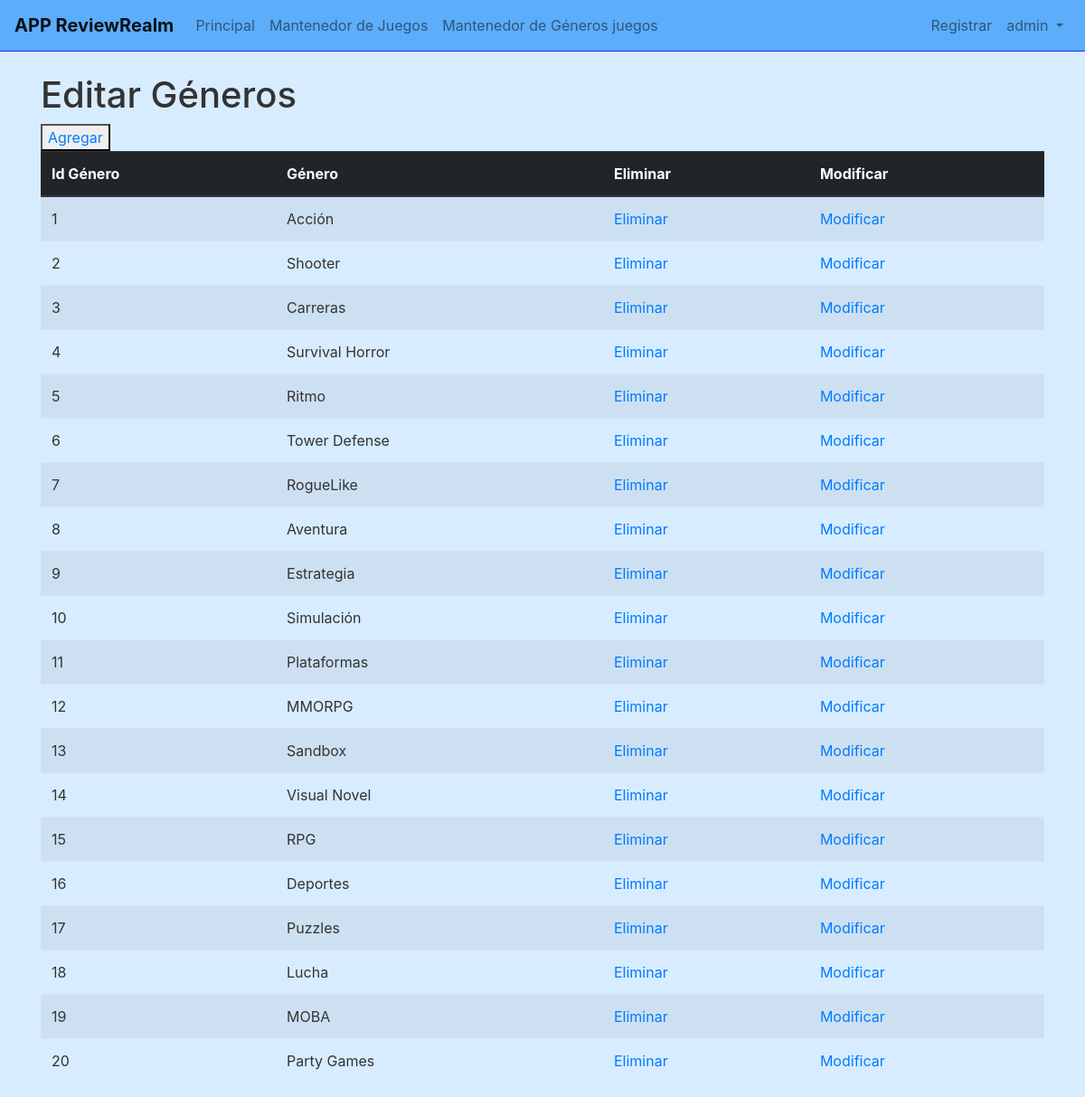
/ReviewRealm/Administrador/crud_generos_juegos (signed in), run on an earlier commit of the app's database.
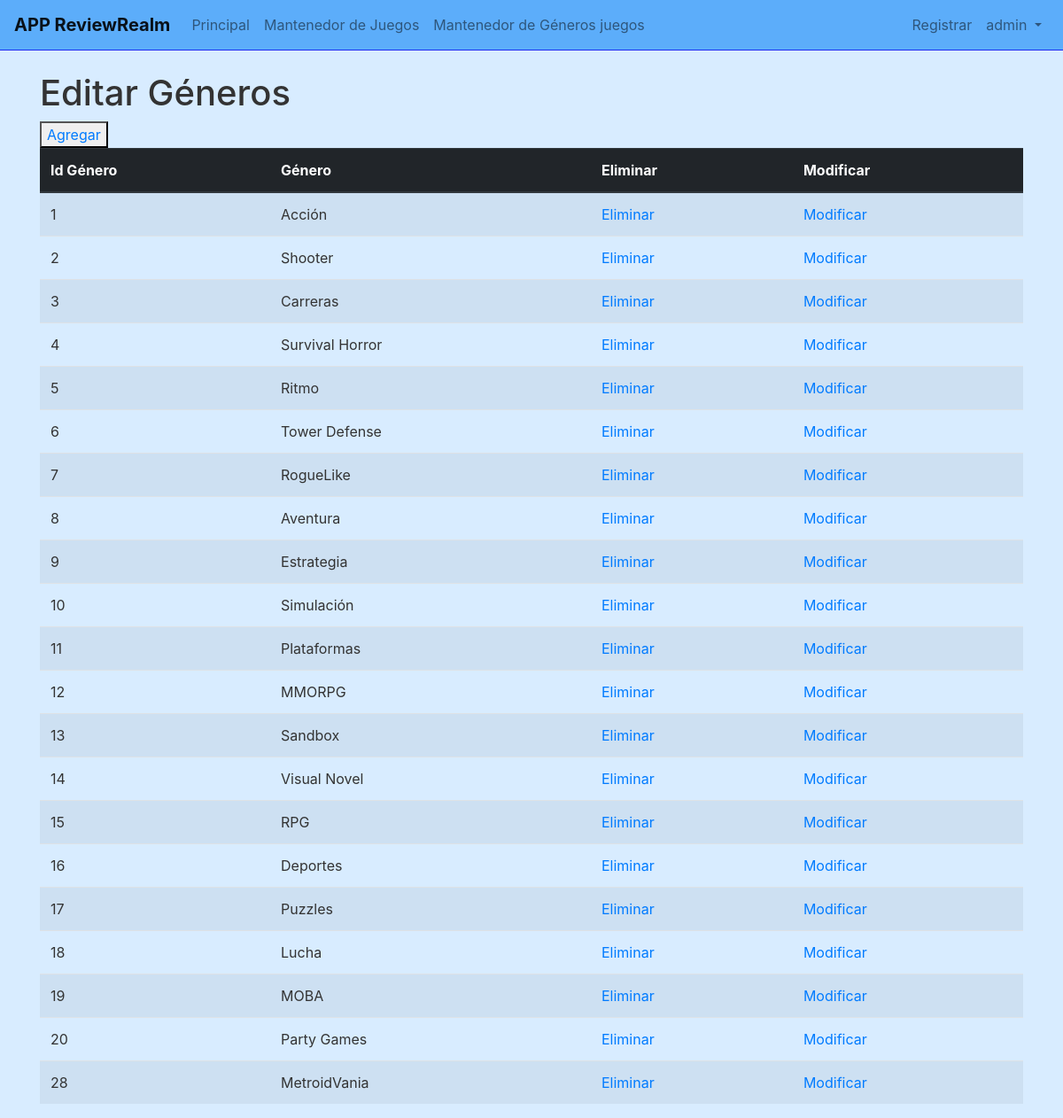
And on a later commit of the database.
### ReviewRealm/models.py (models this page shows, shortened)
class Genero_Juego(models.Model):
    id_genero_juego = models.AutoField(db_column='idGeneroJuego', primary_key=True)
    nombre_genero = models.CharField(max_length=100, blank=False, null=False)

### Administrador/views.py (the view)
# urls.py: path('crud_generos_juegos', views.crud_generos_juegos, name = 'crud_generos_juegos'),
@login_required
@staff_required
def crud_generos_juegos(request):
    generos_juegos = Genero_Juego.objects.all()
    context = {'generos_juegos': generos_juegos}
    print("Enviando datos generos_list")
    return render(request, "Administrador/generos_juegos_list.html", context)

### Administrador/templates/Administrador/generos_juegos_list.html (shortened to what this page needs)
{% extends 'Administrador/base.html' %}
{% load static %}
{% block content %}
    <div class="container mt-4">
        <h1>Editar Géneros</h1>
        <button type="button">
            <a href="{% url 'generosJuegosAdd' %}"> Agregar </a>
        </button>
        <table class="table table-striped">
            {% if generos_juegos %}
                <thead class="thead-dark">
                    <tr>
                        <th>Id Género</th>
                        <th>Género</th>
                        <th>Eliminar</th>
                        <th>Modificar</th>
                    </tr>
                </thead>
                {% for x in generos_juegos %}
                <tr>
                    <td>{{ x.id_genero_juego }}</td>
                    <td>{{ x.nombre_genero}}</td>
                    <td><a href="{% url 'generosJuegos_del' pk=x.id_genero_juego %}">Eliminar</a></td>
                    <td><a href="{% url 'generosJuegos_edit' pk=x.id_genero_juego %}">Modificar</a></td>
                </tr>
                {% endfor %}
            {% endif %}
        </table>
    </div>
{% endblock %}

What changed in the data, as far as the page shows it:
added Genero_Juego: id_genero_juego "28", nombre_genero "MetroidVania"
